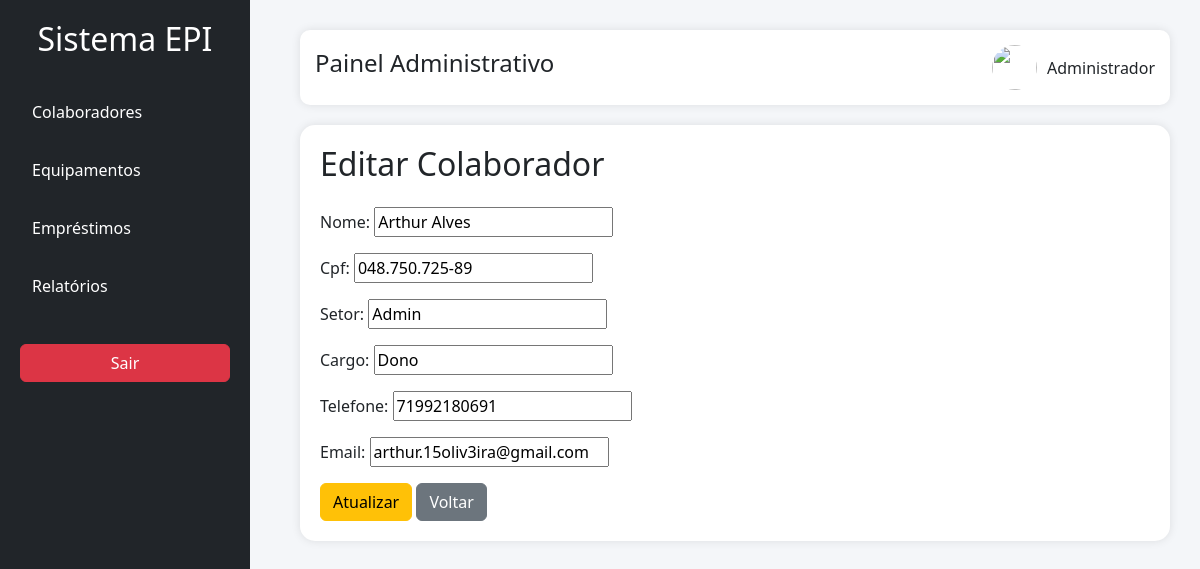
The app's page /editar/3/ (signed in) with its own data.
### colaboradores/models.py (models this page shows, shortened)
class Colaborador(models.Model):
    nome = models.CharField(max_length=100)
    cpf = models.CharField(max_length=14)
    setor = models.CharField(max_length=50)
    cargo = models.CharField(max_length=50)
    telefone = models.CharField(max_length=20)
    email = models.EmailField()

### colaboradores/views.py (the view)
@login_required
def editar_colaborador(request, id):
    colaborador = get_object_or_404(Colaborador, id=id)
    form = ColaboradorForm(
        request.POST or None,
        instance=colaborador
    )
    if form.is_valid():
        form.save()
        return redirect('listar_colaboradores')
    return render(request, 'colaboradores/editar.html', {
        'form': form
    })

### colaboradores/forms.py
class ColaboradorForm(forms.ModelForm):
    class Meta:
        model = Colaborador
        fields = '__all__'

### templates/colaboradores/editar.html (shortened to what this page needs)
{% extends 'base.html' %}
{% block content %}
<h2 class="mb-4">
    Editar Colaborador
</h2>
<form method="POST">
    {{ form.as_p }}
    <button type="submit" class="btn btn-warning">
        Atualizar
    </button>
    <a href="/" class="btn btn-secondary">
        Voltar
    </a>
</form>
{% endblock %}

### templates/base.html (style rules this page uses)
body { margin:0; padding:0; background:#f4f6f9; }

### records on screen
Colaborador: nome "Arthur Alves", cpf "048.750.725-89", setor "Admin", cargo "Dono", telefone "71992180691", email "arthur.15oliv3ira@gmail.com"
